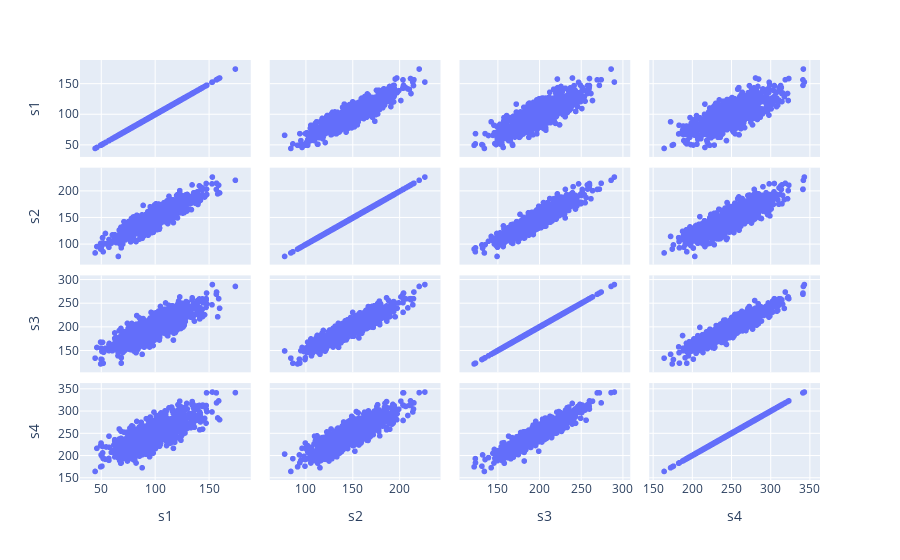

The cell this chart's notebook holds for it:
### Markdown cell above
What to do with multiple dimensions?

### Code cell
df = pd.DataFrame({'s1':s1, 's2':s2,'s3':s3, 's4':s4})
px.scatter_matrix(df)

### Figure 1 — Plotly figure (JSON) as saved in the notebook; plotly's stock layout.template omitted (floating-point values rounded to 4 significant figures; data arrays with more than 128 entries replaced by an {"elided": "..."} marker saying what was removed)
{"data": [{"dimensions": [{"axis": {"matches": true}, "label": "s1", "values": {"elided": "1000 float values"}}, {"axis": {"matches": true}, "label": "s2", "values": {"elided": "1000 float values"}}, {"axis": {"matches": true}, "label": "s3", "values": {"elided": "1000 float values"}}, {"axis": {"matches": true}, "label": "s4", "values": {"elided": "1000 float values"}}], "hovertemplate": "%{xaxis.title.text}=%{x}<br>%{yaxis.title.text}=%{y}<extra></extra>", "legendgroup": "", "marker": {"color": "#636efa", "symbol": "circle"}, "name": "", "showlegend": false, "type": "splom"}], "layout": {"dragmode": "select", "legend": {"tracegroupgap": 0}, "margin": {"t": 60}}}
